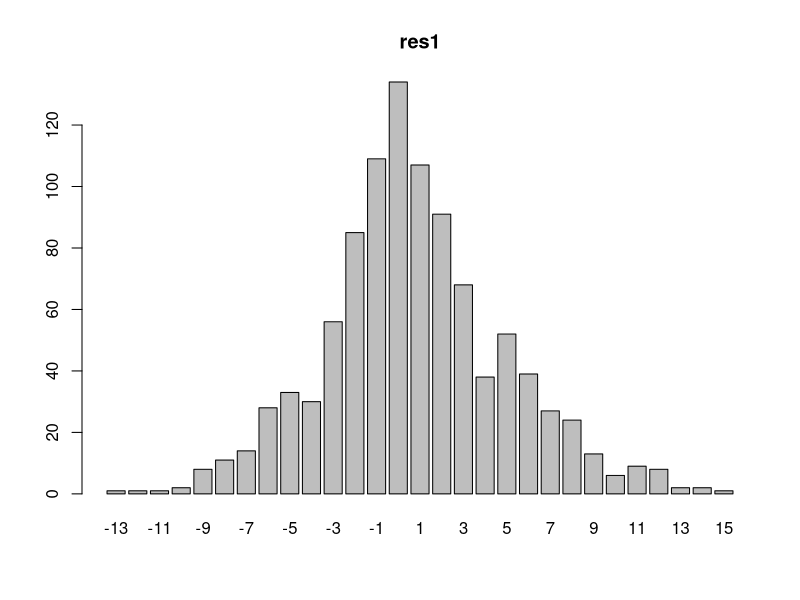
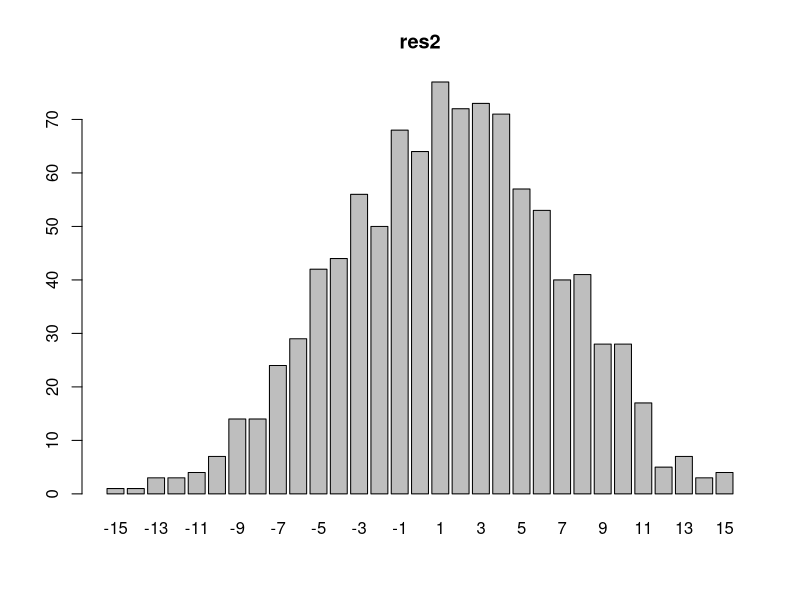
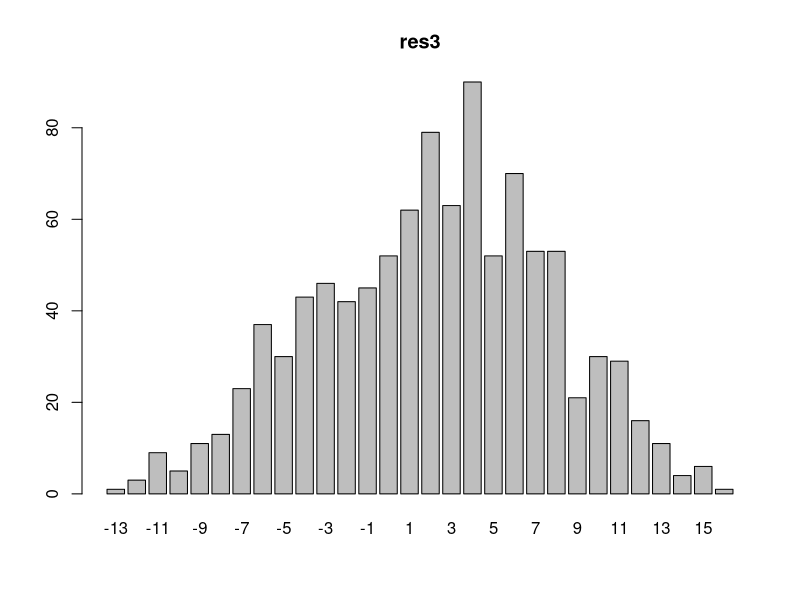
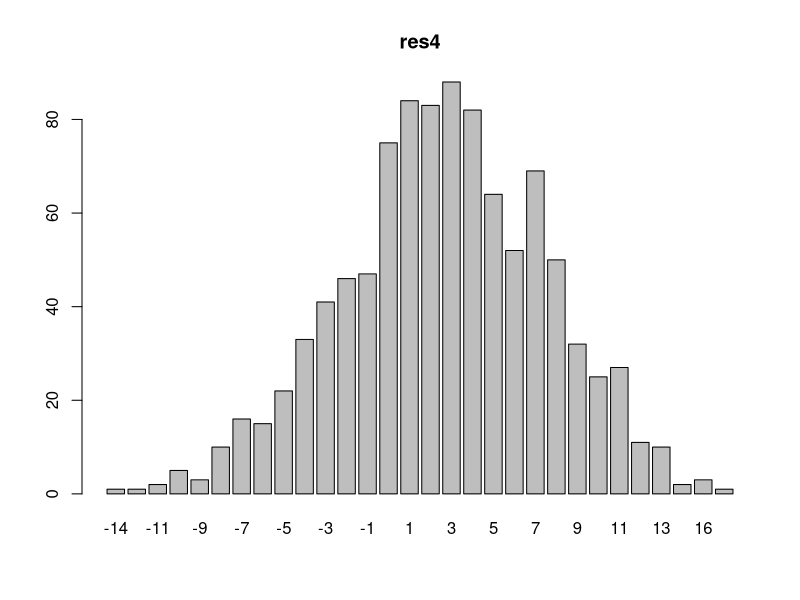
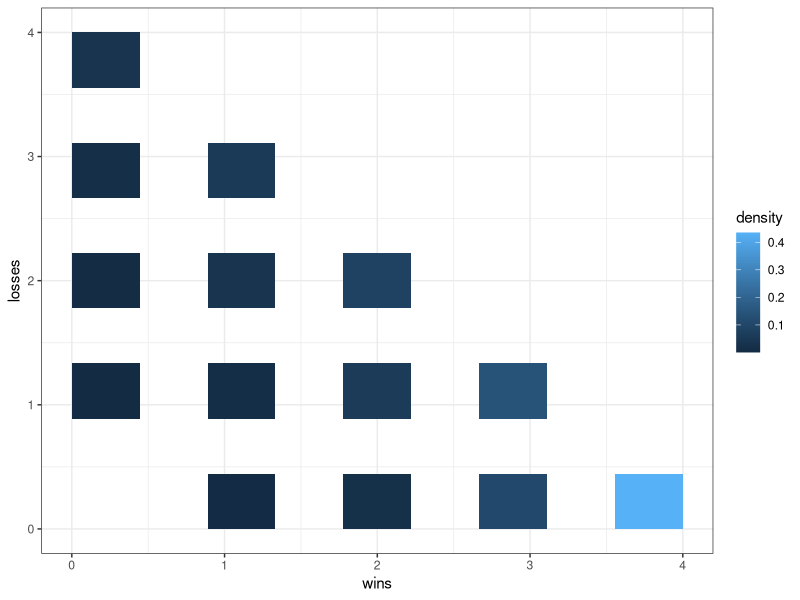
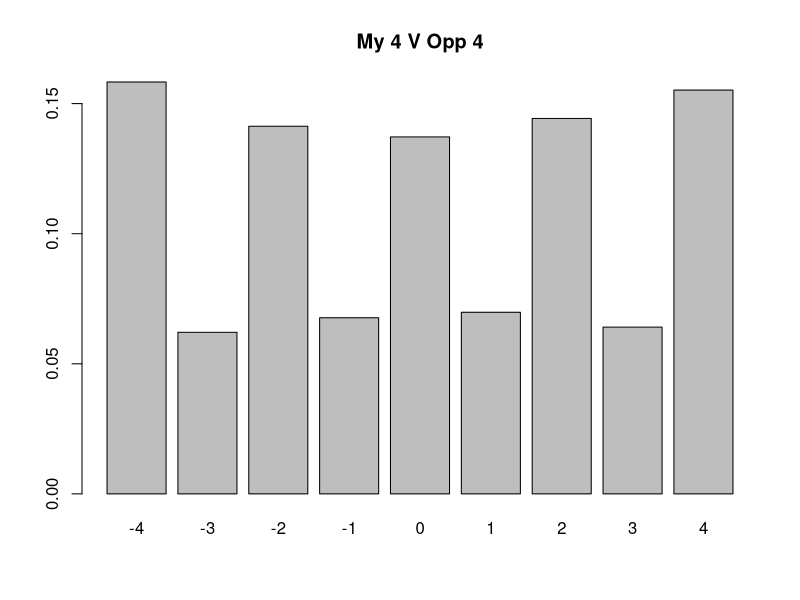
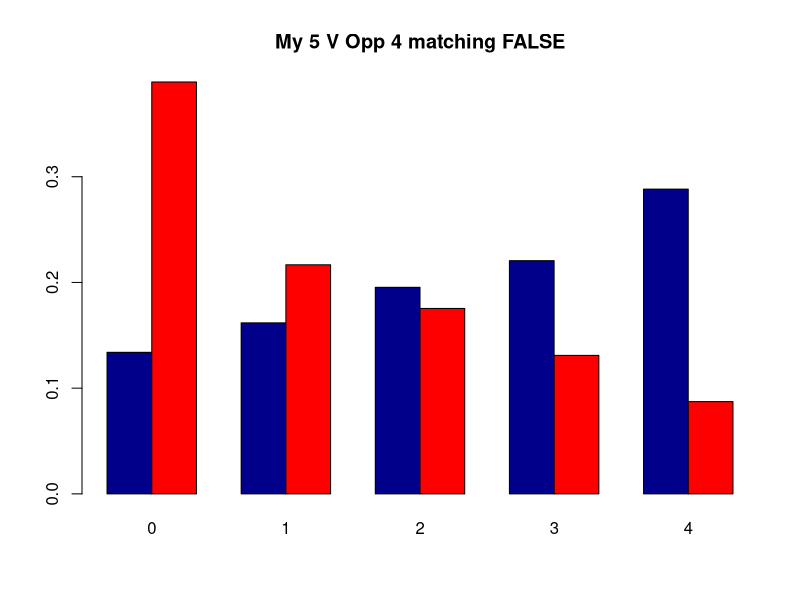

The R script that drew these images, in order:
######################
## Sword and Spear has a simple combat mechanic of rolling 
## X dice, choosing the top 4, and then comparing those to opponent.
##
## Modifiers seem to be either 1. adding dice to X 
##                             2. adding (or subtracting) from final rolls
######################

roll_n_dice <- function(n){ return(sample(1:20,n,replace=TRUE)) }

## what is the distribution like when you roll more than 4 
## but still choose top 4
nsim <- 1000
res_1 <- c()
res_2 <- c()
res_3 <- c()
res_4 <- c()
for (i in 1:nsim){
  my_roll <- sort(roll_n_dice(5), decreasing = TRUE)[1:4]
  opp_roll <- sort(roll_n_dice(4), decreasing = TRUE)[1:4]
  res_1 <- c(res_1, my_roll[1]-opp_roll[1])
  res_2 <- c(res_2,my_roll[2]-opp_roll[2])
  res_3 <- c(res_3,my_roll[3]-opp_roll[3])
  res_4 <- c(res_4,my_roll[4]-opp_roll[4])
}

barplot(table(res_1), main='res1')
barplot(table(res_2), main='res2')
barplot(table(res_3), main='res3')
barplot(table(res_4), main='res4')

library(ggplot2)

## win/loss estimates

win_loss_distribution <- function(nmydice=4,noppdice=4,nsim=10000){
wins <- c()
losses <- c()
for (i in 1:nsim){
  my_roll <- sort(roll_n_dice(nmydice), decreasing = TRUE)[1:4]
  opp_roll <- sort(roll_n_dice(noppdice), decreasing = TRUE)[1:4]
  res <- my_roll - opp_roll
  wins <- c(wins,sum(res>0))
  losses <- c(losses, sum(res<0))
}

combat_data <- data.frame(wins,losses)
ggplot(combat_data, aes(x=wins, y=losses)) +
  stat_bin2d(bins = 9,aes(fill=after_stat(density))) +
  scale_fill_continuous() +
  theme_bw()
}

win_loss_distribution(7,4,nsim=10000)

win_differential <- function(nmydice=4,noppdice=4,nsim=10000, modifier=0){
  wins <- c()
  losses <- c()
  for (i in 1:nsim){
    my_roll <- sort(roll_n_dice(nmydice), decreasing = TRUE)[1:4] 
    opp_roll <- sort(roll_n_dice(noppdice), decreasing = TRUE)[1:4] - modifier
    res <- my_roll - opp_roll
    wins <- c(wins,sum(res>0))
    losses <- c(losses, sum(res<0))
  }
  diffs <- wins - losses
  barplot(table(diffs)/length(diffs),main=paste("My",nmydice,
                                                "V Opp",noppdice))
}

win_differential(4,4)



get_wins_and_losses <- function(nmydice=4,noppdice=4,nsim=10000, modifier=0, win_match=FALSE){
    wins <- c()
    losses <- c()
    for (i in 1:nsim){
      my_roll <- sort(roll_n_dice(nmydice), decreasing = TRUE)[1:4] 
      opp_roll <- sort(roll_n_dice(noppdice), decreasing = TRUE)[1:4] - modifier
      res <- my_roll - opp_roll
      wins <- c(wins,sum(res>0)+ ifelse(win_match,sum(res==0),0))
      losses <- c(losses, sum(res<0))
    }
    temp <- rbind(table(wins),table(losses))/length(wins)
    barplot(temp,beside=T, col=c("darkblue","red"),
            main=paste("My",nmydice,"V Opp",noppdice, "matching",win_match))
}

get_wins_and_losses(5,4,win_match = FALSE)
